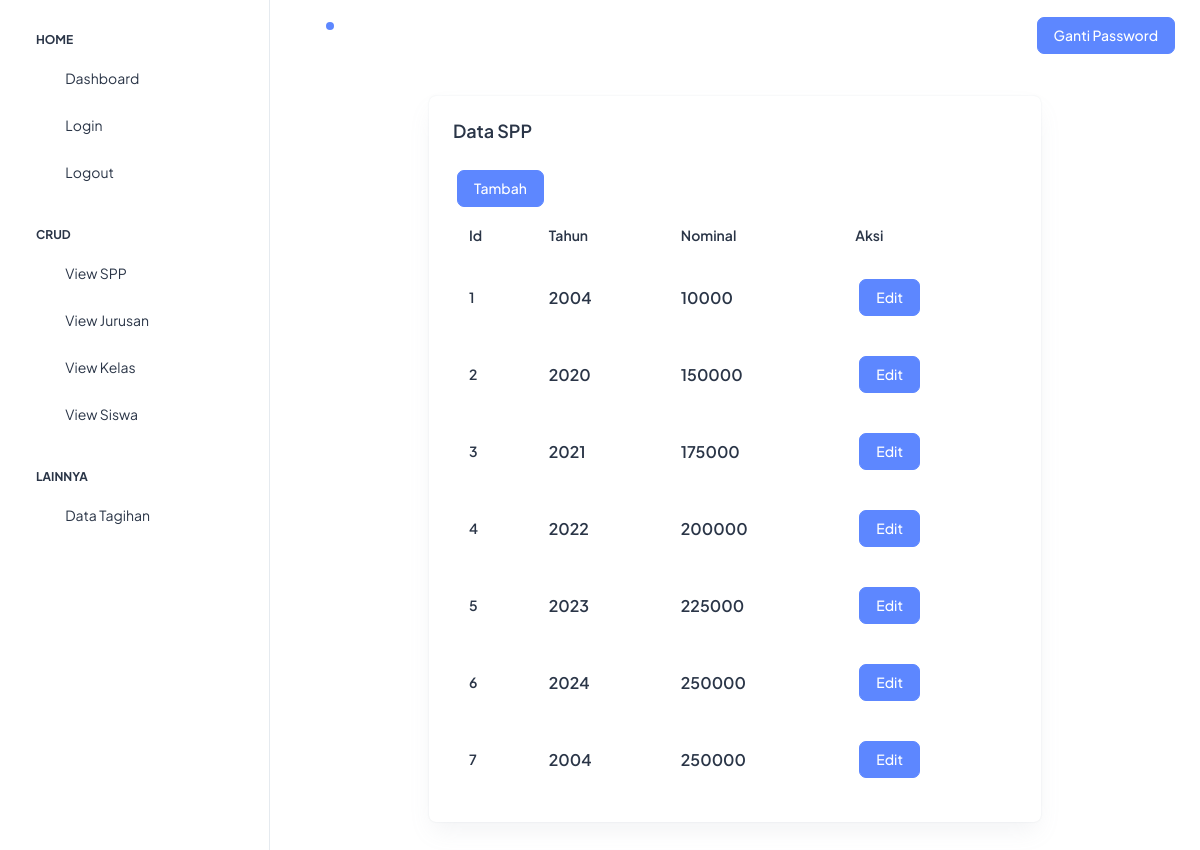
The app's page /page/CRUD/SPP/viewSPP.php (signed in) with its own data.
### tables this page shows
CREATE TABLE `spp` (
  `id` int(11) NOT NULL,
  `tahun` year(4) DEFAULT NULL,
  `nominal` bigint(20) DEFAULT NULL
);

### config/database.php (called while the page is built, shortened)
<?php
class database{
    public $database = 'uprak_dani_baru';
    public $host = 'localhost';
    public $user = 'root';
    public $pass = '';
    public function koneksi(){
        $this->conn = new mysqli($this->host,$this->user,$this->pass,$this->database);
    }
}
?>

### page/CRUD/SPP/viewSPP.php (the view, shortened to what this page needs)
<?php
include '../../../config/database.php';
$db = new database();
$db->koneksi();
$query = "SELECT * FROM spp";
$hasil = $db->conn->query($query);
?>
<head>
    <link rel="stylesheet" href="../../../assets/css/styles.min.css" />
</head>
<body>
    <?php
    include '../../../layout/header.php';
    ?>
    <div class="row d-flex align-items-center justify-content-center">
        <div class="col-lg-8 d-flex align-items-stretch">
            <div class="card w-100 " style="margin-top: 6rem;">
                <div class="card-body p-4 ">
                    <h5 class="card-title fw-semibold mb-4">Data SPP</h5>
                    <a href="tambahSPP.php"class="btn btn-primary m-1">Tambah</a>
                    <div class="table-responsive">
                        <table class="table text-nowrap mb-0 align-middle">
                            <thead class="text-dark fs-4">
                                <tr>
                                    <th class="border-bottom-0">
                                        <h6 class="fw-semibold mb-0">Id</h6>
                                    </th>
                                    <th class="border-bottom-0">
                                        <h6 class="fw-semibold mb-0">Tahun</h6>
                                    </th>
                                    <th class="border-bottom-0">
                                        <h6 class="fw-semibold mb-0">Nominal</h6>
                                    </th>
                                    <th class="border-bottom-0">
                                        <h6 class="fw-semibold mb-0">Aksi</h6>
                                    </th>
                                </tr>
                            </thead>
                            <tbody>
                            <?php
                                foreach($hasil as $data) :
                            ?>
                                <tr>
                                    <td class="border-bottom-0">
                                        <h6 class="fw-semibold mb-0"><?= $data["id"]; ?></h6>
                                    </td>
                                    <td class="border-bottom-0">
                                        <h6 class="fw-semibold mb-0 fs-4"><?= $data["tahun"]; ?></h6>
                                    </td>
                                    <td class="border-bottom-0">
                                        <h6 class="fw-semibold mb-0 fs-4"><?= $data["nominal"]; ?></h6>
                                    </td>
                                    <td class="border-bottom-0">
                                        <h6 class="fw-semibold mb-0 fs-4"><a href="editSPP.php?id=<?php echo $data['id']; ?>" class="btn btn-primary m-1">Edit</a></h6>
                                    </td>
                                </tr>
                            <?php endforeach; ?>
                            </tbody>
                        </table>
                    </div>
                </div>
            </div>
        </div>
    </div>
</body>
</html>

### records on screen
spp: id "1", tahun "2004", nominal "10000"
spp: id "2", tahun "2020", nominal "150000"
spp: id "3", tahun "2021", nominal "175000"
spp: id "4", tahun "2022", nominal "200000"
spp: id "5", tahun "2023", nominal "225000"
spp: id "6", tahun "2024", nominal "250000"
spp: id "7", tahun "2004", nominal "250000"
